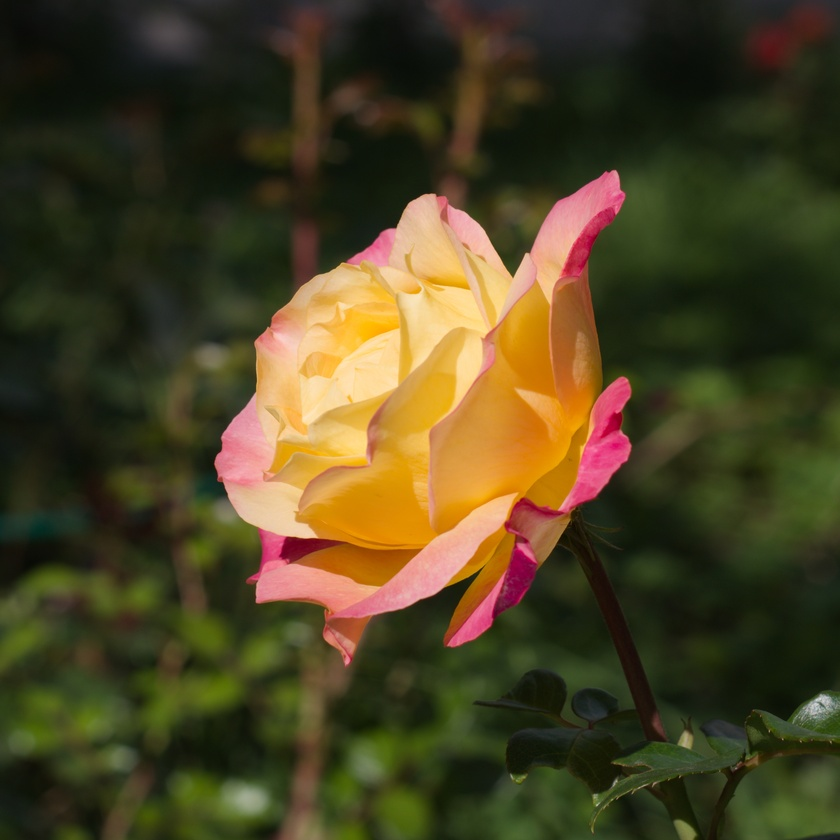
#> input picture lab-2.1/love_and_peace.jpg, 840 x 840 px, shrunk from 2700 x 2700 before the run
$ jupyter execute --allow-errors 'Lab 2.1 Point operations - Exercises.ipynb'
#> lines starting #> are read from the running program, lines starting #| are printed output that depends on the picture; after the words box and inside, x2 and y2 are one past the last pixel; in counts of white or black regions, pixels touching at a corner belong together
# Point operations

[cell 1]
import imageio
import numpy as np
from matplotlib import pyplot as plt
import skimage

## Exercises

1. Show the histogram for the two modified images from the lab (`newim` and `newim2`).  (Copy the code for calculating `newim` and `newim2` here.)  Explain how the histogram shows visually how the colors have been transformed.

*Note: put your text response in a text/Markdown cell, not in code comments.*

[cell 2]
im = imageio.imread('love_and_peace.jpg')
#> im is the input picture: shape (840, 840, 3); mean R, G, B 74.4, 65.8, 34.6
im = im.astype('float32')/255
newim = im.copy()
newim[...,0] *= 1.25
newim[...,1] /= 1.25
newim[...,2] /= 1.25
newim = np.clip(newim,0,1)
mask = im[...,0]>0.5
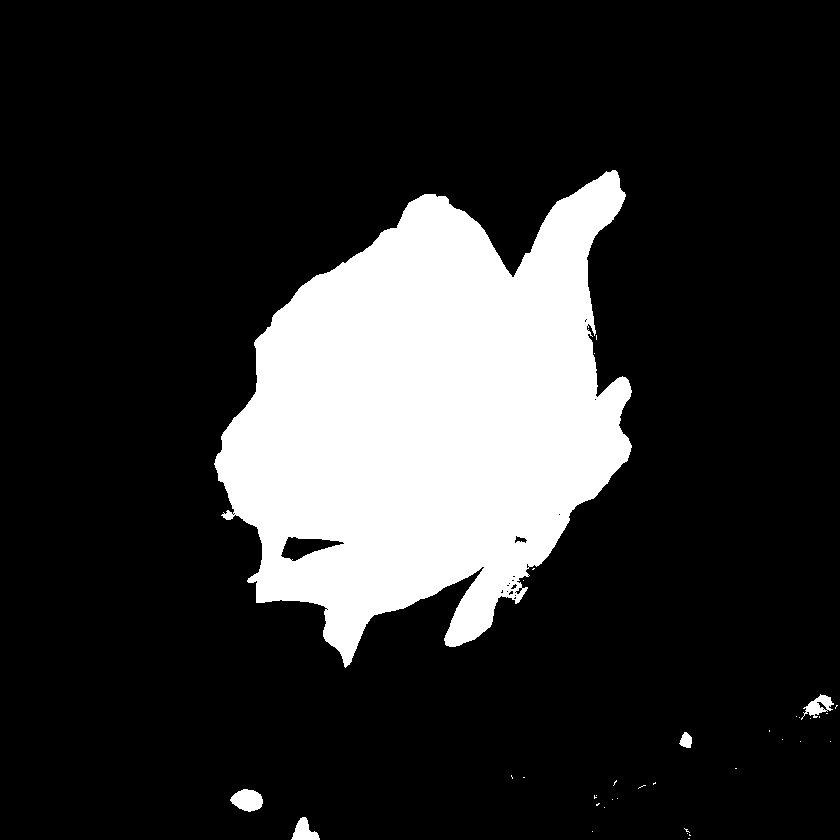
#> mask: shape (840, 840) bool; 18.2% white; 36 white regions (31 under 20 px), largest, box (x1, y1, x2, y2) and area: (214, 170, 632, 668) 127186, (230, 789, 263, 812) 542, (291, 817, 320, 840) 378, (801, 694, 834, 720) 369, (679, 732, 692, 748) 145
newim = im.copy()
newim[mask,0] *= 1.25
newim[mask,1] /= 1.25
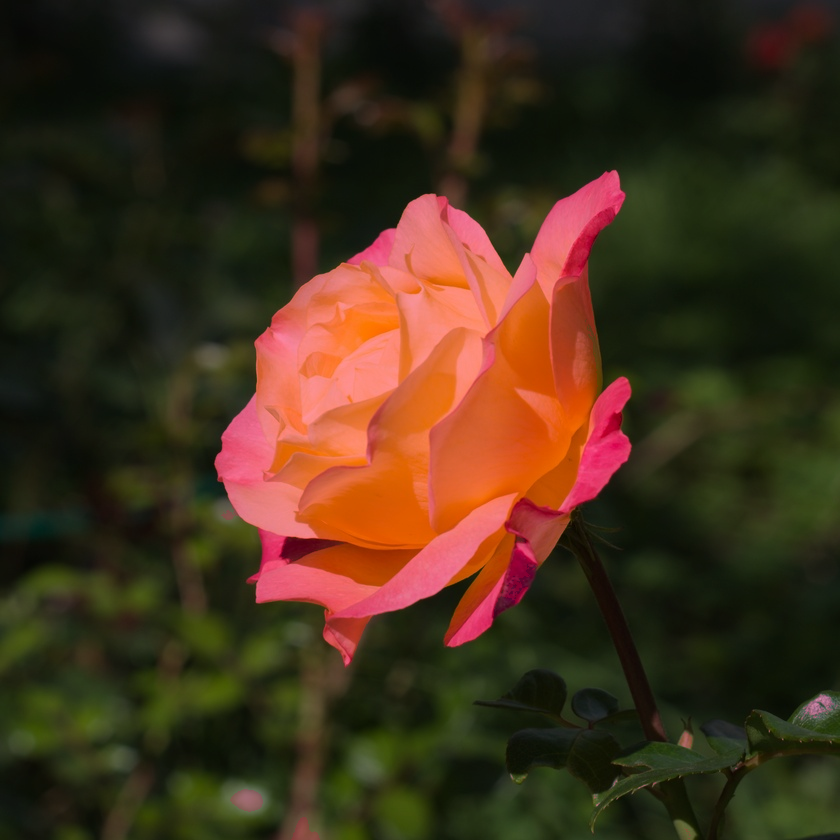
#> newim: shape (840, 840, 3) float32; mean R, G, B 0.332, 0.237, 0.136; drawn with min black and max white
newim[mask,2] /= 1.25
#> newim: shape (840, 840, 3) float32; 16.99% of pixels changed, all inside (x1, y1, x2, y2) = (214, 170, 838, 840)
newim = np.clip(newim,0,1)
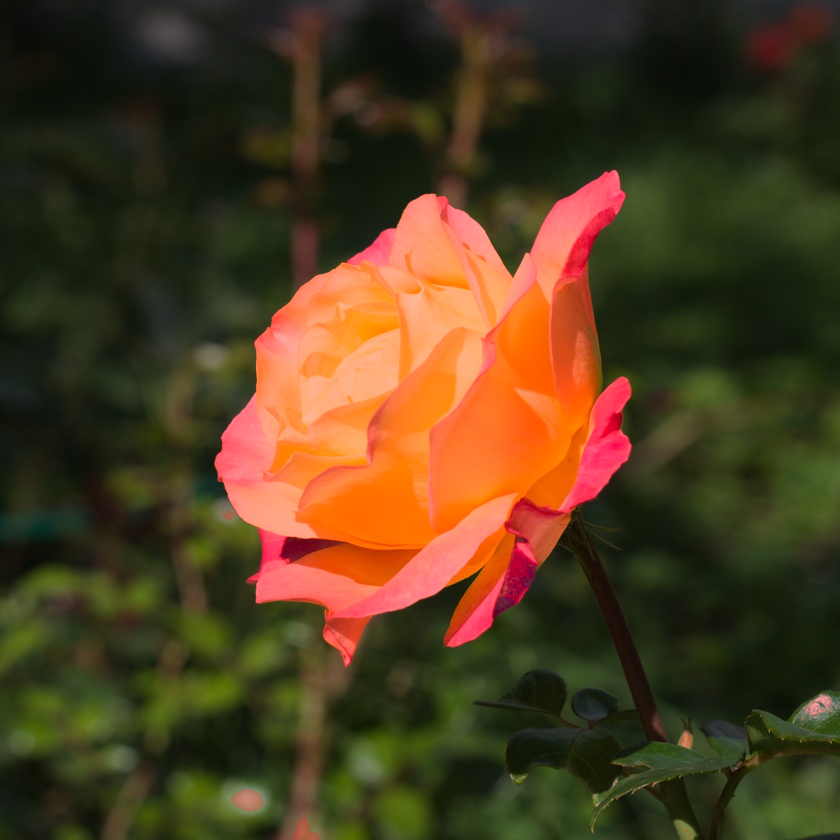
#> newim: shape (840, 840, 3) float32; mean R, G, B 0.312, 0.237, 0.124
newim2 = im.copy()
newim2[mask,0] /= 1.25
newim2[mask,1] *= 1.25
newim2[mask,2] *= 1.25
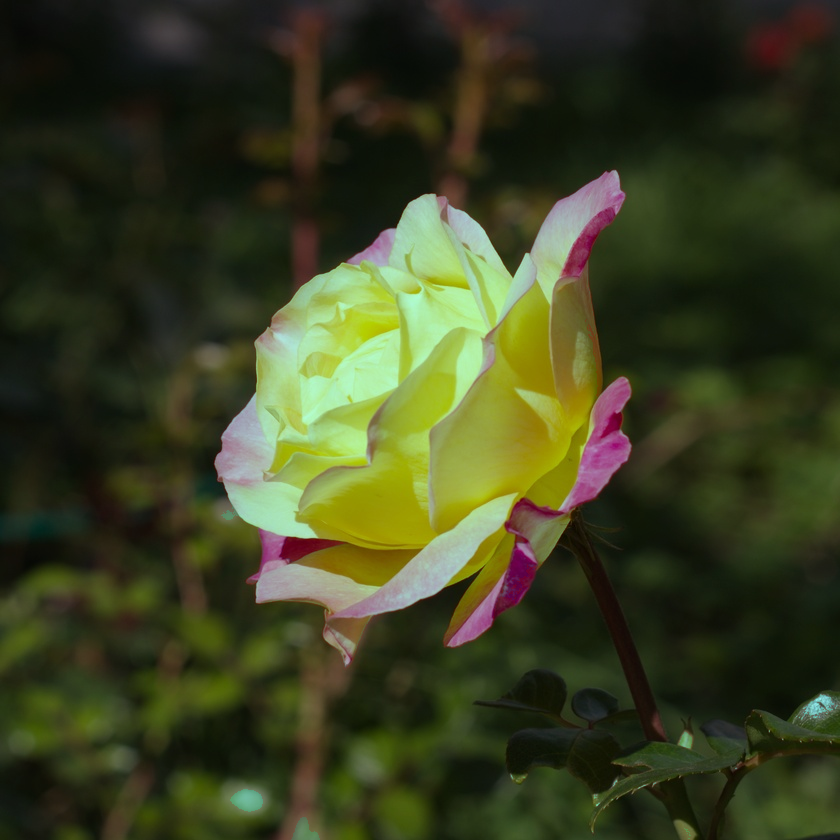
#> newim2: shape (840, 840, 3) float32; mean R, G, B 0.261, 0.286, 0.152; drawn with min black and max white
newim2 = np.clip(newim2,0,1)
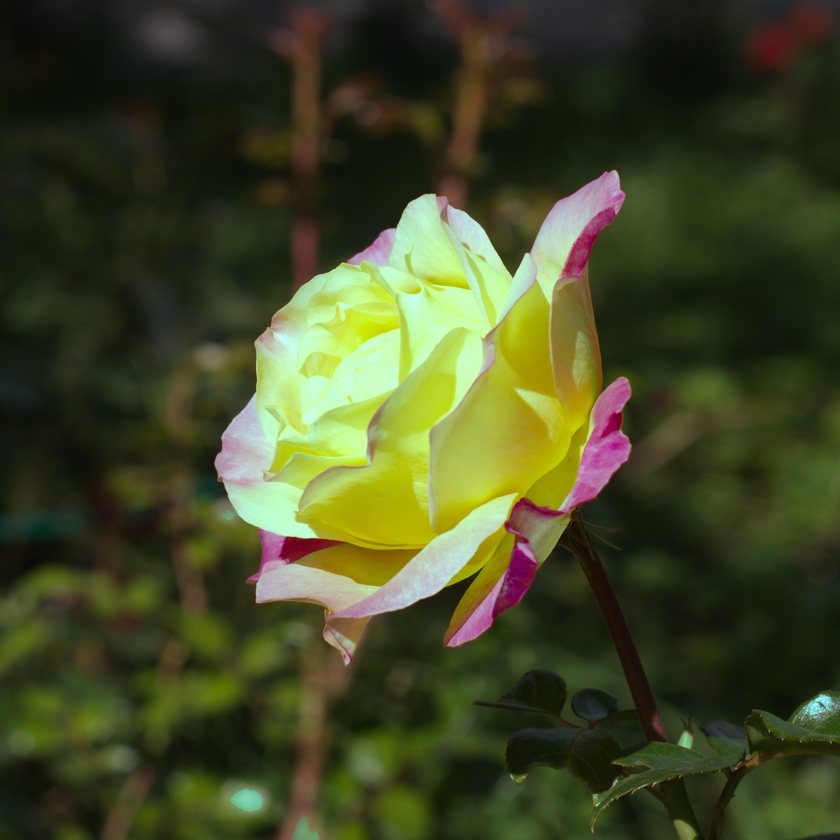
#> newim2: shape (840, 840, 3) float32; mean R, G, B 0.261, 0.285, 0.152

channels = ['red','green','blue']
for i,channel in enumerate(channels):
    plt.hist(newim[:,:,i].flatten(),bins=100,color=channel,alpha=0.5)
plt.show()
#> figure, not shown here; tallest bar 105202 high, from x = 0.99 to 1; tallest bar 29309 high, from x = 0.116 to 0.123; tallest bar 51720 high, from x = 0.0537 to 0.0604
for i,channel in enumerate(channels):
    plt.hist(newim2[:,:,i].flatten(),bins=100,color=channel,alpha=0.5)
plt.show()
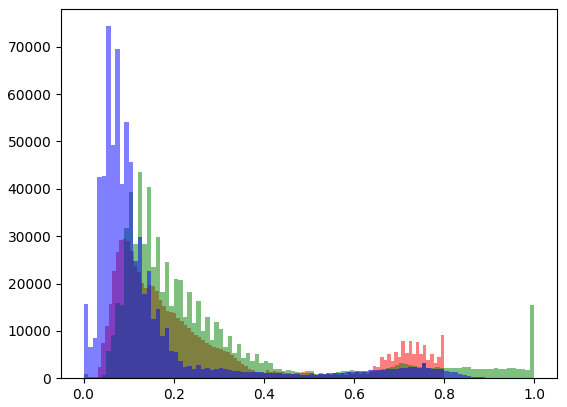
#> figure drawn by matplotlib, 1 panel; tallest bar 29473 high, from x = 0.0871 to 0.095; tallest bar 43526 high, from x = 0.12 to 0.13; tallest bar 74344 high, from x = 0.05 to 0.06

We can see the increase of the red for newim at the very end with that huge spike, and for newim2, we can see the increase of the blue and green at the beginning.

2. Invert the image (compute one minus the image).  What does this do to the colors in the image?

[cell 3]
inverted = 1 - im
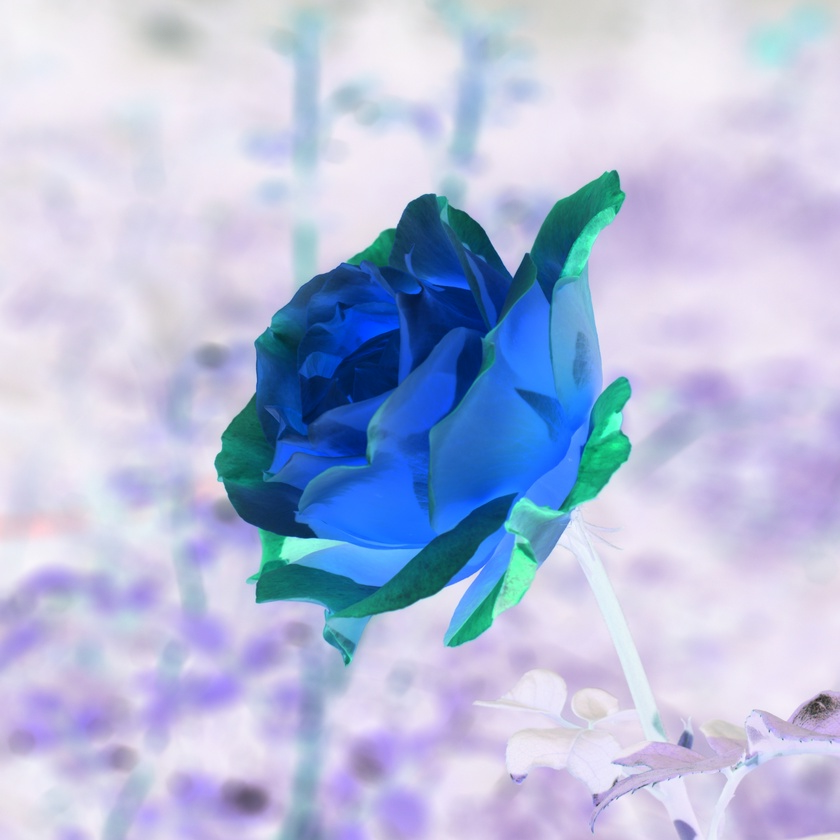
#> inverted: shape (840, 840, 3) float32; mean R, G, B 0.707, 0.741, 0.863
plt.imshow(inverted)
plt.show()
for i,channel in enumerate(channels):
    plt.hist(inverted[:,:,i].flatten(),bins=100,color=channel,alpha=0.5)
plt.show()
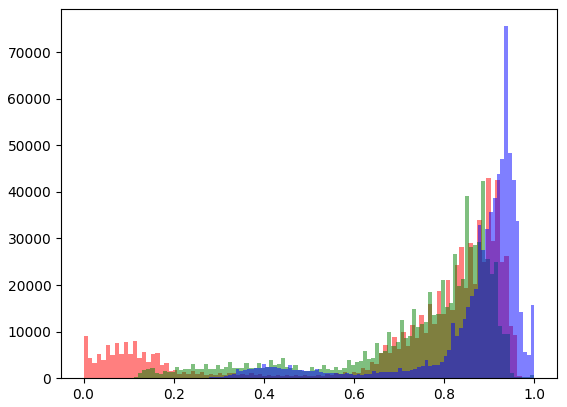
#> figure drawn by matplotlib, 1 panel; tallest bar 42966 high, from x = 0.893 to 0.903; tallest bar 42296 high, from x = 0.882 to 0.891; tallest bar 75576 high, from x = 0.933 to 0.941
